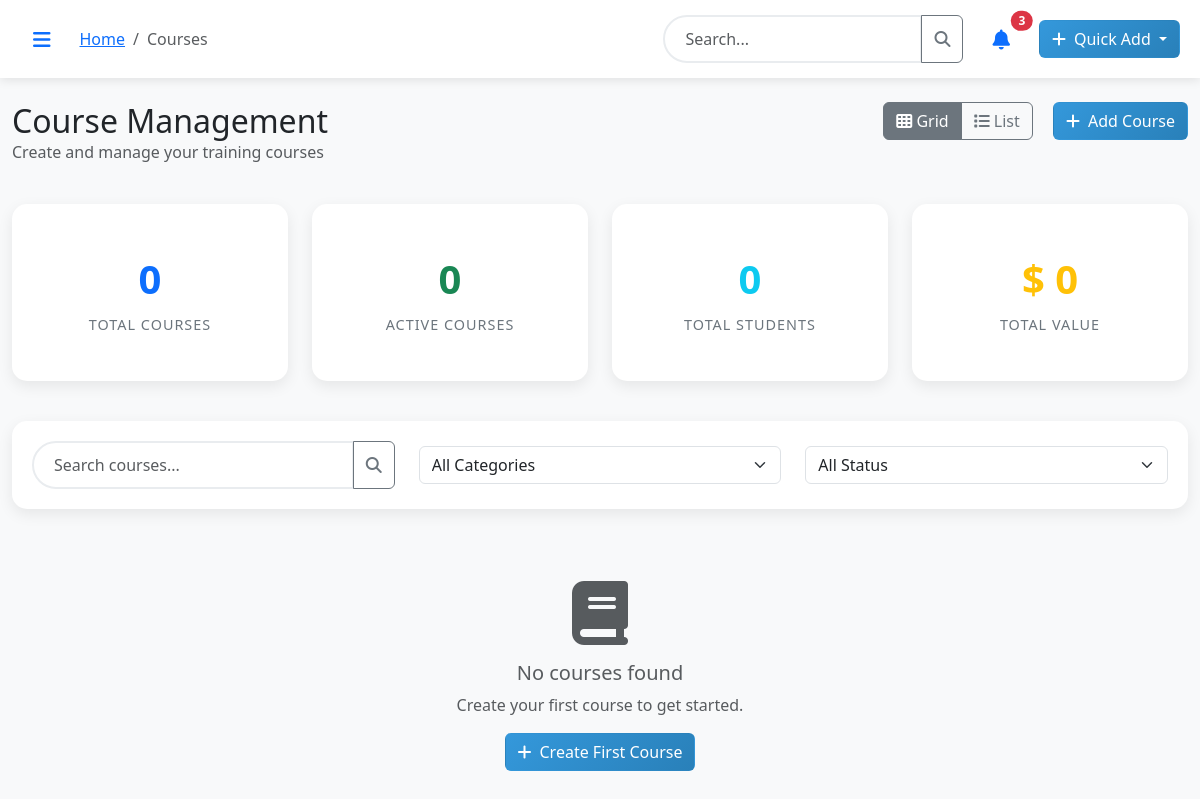
The app's page /courses (signed in), older data.
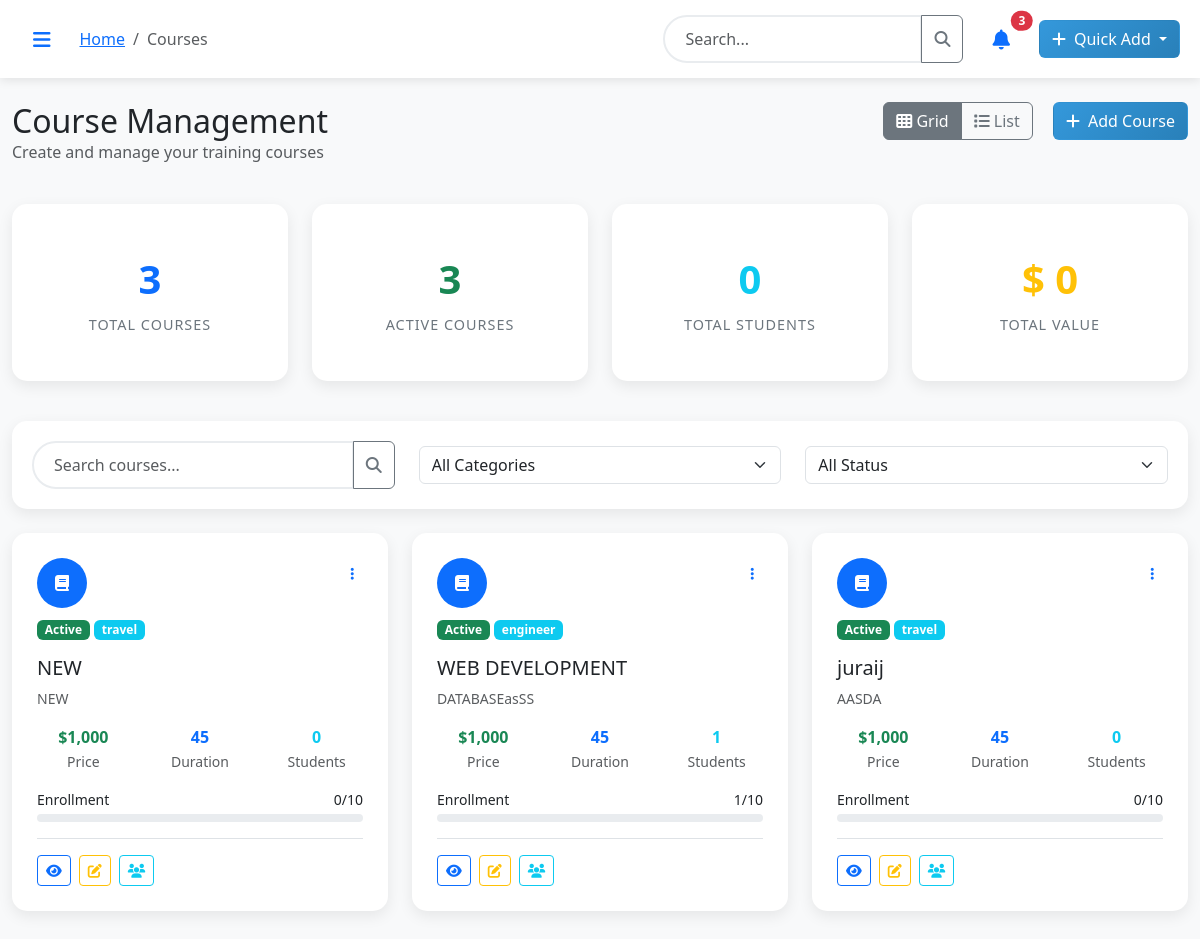
The same page, newer data.
### models.py (models this page shows, shortened)
class Course(db.Model):
    id = db.Column(db.Integer, primary_key=True)
    name = db.Column(db.String(200), nullable=False)
    slug = db.Column(db.String(200), unique=True)
    description = db.Column(db.Text)
    price = db.Column(db.Float, nullable=False)
    duration = db.Column(db.String(50))  # e.g., "3 months", "6 weeks"
    duration_type = db.Column(db.String(20))  # weeks, months, days
    category = db.Column(db.String(100))
    is_active = db.Column(db.Boolean, default=True)
    max_students = db.Column(db.Integer, default=20)
    key_points = db.Column(db.Text)  # JSON string of key points
    created_at = db.Column(db.DateTime, default=datetime.utcnow)
    students = db.relationship('Student', backref='course')

### routes.py (the view)
@main.route('/courses')
@login_required
def courses():
    courses = Course.query.order_by(Course.name).all()
    for course in courses:
        course.name = course.name.replace('&', '&amp;') if course.name else ''
        course.description = course.description.replace('&', '&amp;') if course.description else ''
        course.category = course.category.replace('&', '&amp;') if course.category else ''
        if course.key_points:
            try:
                key_points = json.loads(course.key_points)
                course.key_points = json.dumps([point.replace('&', '&amp;') for point in key_points])
            except json.JSONDecodeError:
                course.key_points = '[]'
    return render_template('courses.html', courses=courses)

### app.py (called while the page is built)
@login_manager.user_loader
def load_user(user_id):
    from models import User
    return User.query.get(int(user_id))

### templates/courses.html (shortened to what this page needs)
{% extends "base.html" %}
{% block breadcrumb %}
{{ super() }}
<li class="breadcrumb-item active">Courses</li>
{% endblock %}
{% block content %}
<div class="row mb-4">
    <div class="col-md-6">
        <h2 class="mb-0">Course Management</h2>
        <p class="text-muted">Create and manage your training courses</p>
    </div>
    <div class="col-md-6 text-end">
        <div class="btn-group me-3" role="group">
            <button type="button" class="btn btn-outline-secondary active" onclick="changeView('grid')">
                <i class="fas fa-th"></i> Grid
            </button>
            <button type="button" class="btn btn-outline-secondary" onclick="changeView('list')">
                <i class="fas fa-list"></i> List
            </button>
        </div>
        <button class="btn btn-primary-custom" data-bs-toggle="modal" data-bs-target="#courseModal">
            <i class="fas fa-plus me-2"></i>Add Course
        </button>
    </div>
</div>
<div class="row mb-4">
    <div class="col-lg-3 col-md-6 mb-3">
        <div class="dashboard-card">
            <div class="stat-card">
                <div class="stat-number text-primary">{{ courses | length }}</div>
                <div class="stat-label">Total Courses</div>
            </div>
        </div>
    </div>
    <div class="col-lg-3 col-md-6 mb-3">
        <div class="dashboard-card">
            <div class="stat-card">
                <div class="stat-number text-success">{{ courses | selectattr("is_active", "equalto", true) | list | length }}</div>
                <div class="stat-label">Active Courses</div>
            </div>
        </div>
    </div>
    <div class="col-lg-3 col-md-6 mb-3">
        <div class="dashboard-card">
            <div class="stat-card">
                <div class="stat-number text-info">
                    {% set total_students = 0 %}
                    {% for course in courses %}
                        {% set total_students = total_students + (course.students | length) %}
                    {% endfor %}
                    {{ total_students }}
                </div>
                <div class="stat-label">Total Students</div>
            </div>
        </div>
    </div>
    <div class="col-lg-3 col-md-6 mb-3">
        <div class="dashboard-card">
            <div class="stat-card">
                <div class="stat-number text-warning">
                    ${% set total_value = 0 %}
                    {% for course in courses %}
                        {% set total_value = total_value + course.price %}
                    {% endfor %}
                    {{ "{:,.0f}".format(total_value) }}
                </div>
                <div class="stat-label">Total Value</div>
            </div>
        </div>
    </div>
</div>
<div class="search-filter-bar mb-4">
    <div class="row align-items-center">
        <div class="col-md-4">
            <div class="input-group">
                <input type="text" class="form-control search-input" placeholder="Search courses..." id="courseSearch">
                <button class="btn btn-outline-secondary" type="button">
                    <i class="fas fa-search"></i>
                </button>
            </div>
        </div>
        <div class="col-md-4">
            <select class="form-select" id="categoryFilter">
                <option value="">All Categories</option>
                {% set categories = courses | map(attribute='category') | unique | list %}
            </select>
        </div>
        <div class="col-md-4">
            <select class="form-select" id="statusFilter">
                <option value="">All Status</option>
            </select>
        </div>
    </div>
</div>
<div id="coursesGrid" class="row">
    {% for course in courses %}
    <div class="col-lg-4 col-md-6 mb-4 course-item"
         data-category="{{ course.category or '' }}"
         data-status="{{ 'active' if course.is_active else 'inactive' }}">
        <div class="dashboard-card course-card h-100">
            <div class="course-header mb-3">
                <div class="d-flex justify-content-between align-items-start">
                    <div class="course-icon bg-primary text-white rounded-circle d-flex align-items-center justify-content-center"
                         style="width: 50px; height: 50px;">
                        <i class="fas fa-book"></i>
                    </div>
                    <div class="dropdown">
                        <button class="btn btn-sm btn-link" data-bs-toggle="dropdown">
                            <i class="fas fa-ellipsis-v"></i>
                        </button>
                    </div>
                </div>
                <div class="mt-2">
                    <span class="badge {{ 'bg-success' if course.is_active else 'bg-secondary' }}">
                        {{ 'Active' if course.is_active else 'Inactive' }}
                    </span>
                    {% if course.category %}
                    <span class="badge bg-info">{{ course.category }}</span>
                    {% endif %}
                </div>
            </div>
            <div class="course-content flex-grow-1">
                <h5 class="course-title mb-2">{{ course.name }}</h5>
                {% if course.description %}
                <p class="text-muted small mb-3">
                    {{ course.description[:100] }}{% if course.description|length > 100 %}...{% endif %}
                </p>
                {% endif %}
                <div class="course-details">
                    <div class="row text-center mb-3">
                        <div class="col-4">
                            <div class="detail-item">
                                <div class="fw-bold text-success">${{ "{:,.0f}".format(course.price) }}</div>
                                <small class="text-muted">Price</small>
                            </div>
                        </div>
                        <div class="col-4">
                            <div class="detail-item">
                                <div class="fw-bold text-primary">{{ course.duration or 'N/A' }}</div>
                                <small class="text-muted">Duration</small>
                            </div>
                        </div>
                        <div class="col-4">
                            <div class="detail-item">
                                <div class="fw-bold text-info">{{ course.students | length }}</div>
                                <small class="text-muted">Students</small>
                            </div>
                        </div>
                    </div>
                    {% if course.max_students %}
                    <div class="enrollment-progress mb-3">
                        {% set enrollment_percentage = (course.students | length / course.max_students * 100) | round(1) %}
                        <div class="d-flex justify-content-between small mb-1">
                            <span>Enrollment</span>
                            <span>{{ course.students | length }}/{{ course.max_students }}</span>
                        </div>
                        <div class="progress-custom">
                        </div>
                    </div>
                    {% endif %}
                </div>
            </div>
            <div class="course-actions mt-3 pt-3 border-top">
                <div class="d-flex gap-2">
                    <button class="btn btn-sm btn-outline-primary view-course-btn" data-course-id="{{ course.id }}" title="View">
    <i class="fas fa-eye"></i>
</button>
<button class="btn btn-sm btn-outline-warning edit-course-btn" data-course-id="{{ course.id }}" title="Edit">
    <i class="fas fa-edit"></i>
</button>
<button class="btn btn-sm btn-outline-info view-students-btn" data-course-id="{{ course.id }}" title="Students">
    <i class="fas fa-users"></i>
</button>
                </div>
            </div>
        </div>
    </div>
    {% else %}
    <div class="col-12">
        <div class="text-center py-5">
            <i class="fas fa-book fa-4x text-muted mb-3"></i>
            <h5 class="text-muted">No courses found</h5>
            <p class="text-muted">Create your first course to get started.</p>
            <button class="btn btn-primary-custom" data-bs-toggle="modal" data-bs-target="#courseModal">
                <i class="fas fa-plus me-2"></i>Create First Course
            </button>
        </div>
    </div>
    {% endfor %}
</div>
{% endblock %}

### templates/base.html (shortened to what this page needs)
<!DOCTYPE html>
<html lang="en">
<head>
    <link href="https://cdn.jsdelivr.net/npm/bootstrap@5.3.0/dist/css/bootstrap.min.css" rel="stylesheet">
    <link href="https://cdnjs.cloudflare.com/ajax/libs/font-awesome/6.4.0/css/all.min.css" rel="stylesheet">
    <link href="{{ url_for('static', filename='css/style.css') }}" rel="stylesheet">
</head>
<body>
    <div class="main-content">
        <header class="header d-flex justify-content-between align-items-center">
            <div class="d-flex align-items-center">
                <button class="btn btn-link" id="sidebarToggle">
                    <i class="fas fa-bars fa-lg"></i>
                </button>
                <nav aria-label="breadcrumb" class="ms-3">
                    <ol class="breadcrumb mb-0">
                        {% block breadcrumb %}
                        <li class="breadcrumb-item"><a href="{{ url_for('main.dashboard') }}">Home</a></li>
                        {% endblock %}
                    </ol>
                </nav>
            </div>
            <div class="d-flex align-items-center">
                <div class="input-group me-3" style="max-width: 300px;">
                    <input type="text" class="form-control search-input" placeholder="Search..." id="globalSearch">
                    <button class="btn btn-outline-secondary" type="button">
                        <i class="fas fa-search"></i>
                    </button>
                </div>
                <div class="dropdown me-3">
                    <button class="btn btn-link position-relative" data-bs-toggle="dropdown">
                        <i class="fas fa-bell fa-lg"></i>
                        <span class="position-absolute top-0 start-100 translate-middle badge rounded-pill bg-danger">
                            3
                        </span>
                    </button>
                </div>
                <div class="dropdown">
                    <button class="btn btn-primary-custom dropdown-toggle" data-bs-toggle="dropdown">
                        <i class="fas fa-plus me-2"></i>Quick Add
                    </button>
                </div>
            </div>
        </header>
        <main class="container-fluid mt-4 mb-5">
            {% block content %}{% endblock %}
        </main>
    </div>
</body>
</html>

### static/css/style.css (style rules this page uses)
:root { --primary-color: #3498db; --secondary-color: #2c3e50; --success-color: #27ae60; --warning-color: #f39c12; --danger-color: #e74c3c; --info-color: #17a2b8; --light-bg: #f8f9fa; --dark-bg: #343a40; }
body { font-family: 'Segoe UI', Tahoma, Geneva, Verdana, sans-serif; background-color: var(--light-bg); }
.main-content { margin-left: 0; transition: margin-left 0.3s ease; min-height: 100vh; }
.header { background: white; box-shadow: 0 2px 10px rgba(0, 0, 0, 0.1); padding: 15px 20px; position: sticky; top: 0; z-index: 999; }
.dashboard-card { background: white; border-radius: 15px; padding: 25px; box-shadow: 0 5px 15px rgba(0, 0, 0, 0.08); transition: transform 0.3s ease, box-shadow 0.3s ease; border: none; }
.btn-primary-custom { background: linear-gradient(135deg, #3498db, #2980b9); color: white; }
.form-control { border-radius: 10px; border: 2px solid #e9ecef; transition: all 0.3s ease; }
.search-filter-bar { background: white; border-radius: 15px; padding: 20px; box-shadow: 0 5px 15px rgba(0, 0, 0, 0.08); margin-bottom: 30px; }
.search-input { border-radius: 25px; border: 2px solid #e9ecef; padding: 10px 20px; }
.stat-card { text-align: center; padding: 20px; }
.stat-number { font-size: 2.5rem; font-weight: bold; color: var(--primary-color); margin-bottom: 5px; }
.stat-label { color: #6c757d; font-size: 0.9rem; text-transform: uppercase; letter-spacing: 1px; }
.progress-custom { height: 8px; border-radius: 10px; background-color: #e9ecef; overflow: hidden; }

Row changes from the older to the newer data that the page shows:
added Course: is_active "Active", category "travel", name "NEW", description "NEW", price "1,000", duration "45", students|length "0", max_students "10"
added Course: is_active "Active", category "engineer", name "WEB DEVELOPMENT", description "DATABASEasSS", price "1,000", duration "45", students|length "1", max_students "10"
added Course: is_active "Active", category "travel", name "juraij", description "AASDA", price "1,000", duration "45", students|length "0", max_students "10"
Text that changed along with them:
{{ courses | length }}: "0" → "3"
{{ courses | selectattr("is_active", "equalto", true) | list | length }}: "0" → "3"
text no longer shown: "No courses found Create your first course to get started. Create First Course"
